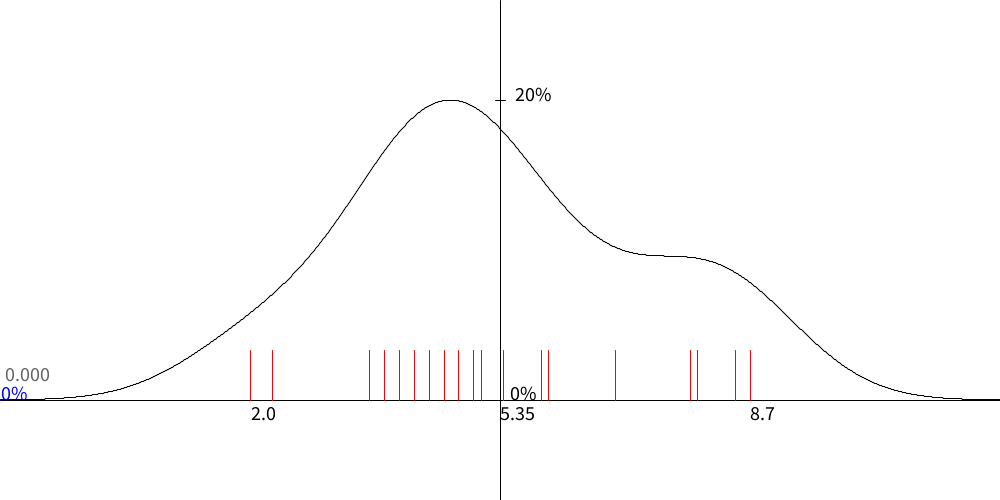
Frame 1 (no input)
Frame 60 (the mouse pressed at the canvas centre just before this capture): identical to frame 1, image omitted
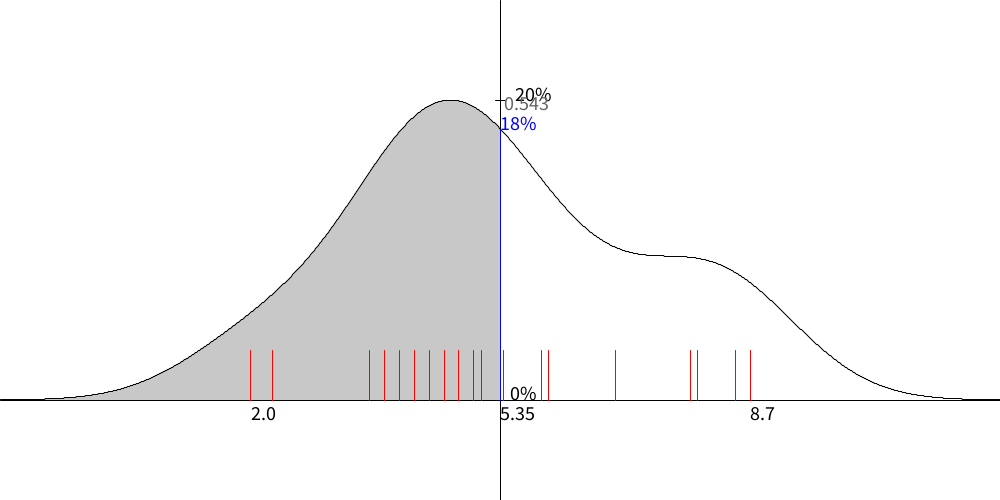
Frame 120 (the mouse held since frame 60 and released just before this capture)

The Processing sketch that drew these frames (run headless with seeded random() and noise(); from frame 60 on, the mouse is pressed at the canvas centre):

// Processing sketch: kernel_density
// ── kernel_density.pde
final float H=1; //バンド幅
float data[]={4.2,5,2.3,5.9,6,4.8,3.6,4.6,2,8,6.9,5.4,3.8,4,4.4,5.1,8.7,7.9,8.5};//標本
float graphData[]=new float[1001];
final float mid=(min(data)+max(data))/2;
final float range=abs(max(data)-min(data))*2;
void setup(){
  size(1000,500);
  for(int i=-500;i<=500;i++){
    float x=range*i/1000+mid;
    graphData[i+500]=kernelDensity(x,data,H);
  }
  textSize(20);
}
void draw(){
  background(255);
  translate(500,400);
  stroke(200);
  final float heightAmp=300/max(graphData);
  float sum=0;
  for(int i=0;i<mouseX;i++){
    sum+=graphData[i]*range/1000;
    line(i-500,0,i-500,-graphData[i]*heightAmp);
  }
  stroke(0);
  line(0,-400,0,100);
  line(-500,0,500,0);
  stroke(255,0,0);
  for(int i=0;i<data.length;i++){
    float x=(data[i]-mid)*1000/range;
    line(x,0,x,-50);
  }
  fill(0);
  stroke(0);
  line(-5,-300,5,-300);
  text(round(max(graphData)*100)+"%",15,-300);
  text("0%",10,0);
  text(str(mid),0,20);
  text(str(max(data)),250,20);
  text(str(min(data)),-250,20);
  for(int i=0;i<1000;i++){
    line(i-500,-graphData[i]*heightAmp,i-499,-graphData[i+1]*heightAmp);
  }
  stroke(0,0,255);
  float mouseXdensity=kernelDensity((mouseX-500)*range/1000+mid,data,H);
  line(mouseX-500,0,mouseX-500,-mouseXdensity*heightAmp);
  fill(0,0,255);
  text(round(mouseXdensity*100)+"%",mouseX-500,-mouseXdensity*heightAmp);
  fill(100);
  text(sum,mouseX-500,-mouseXdensity*heightAmp-20);
}
float kernelDensity(float x,float data[],float h){
  float result=0;
  for(int i=0;i<data.length;i++){
    result+=exp(-pow((data[i]-x)/h,2)/2);
  }
  result/=sqrt(2*PI)*h*data.length;
  return result;
}
